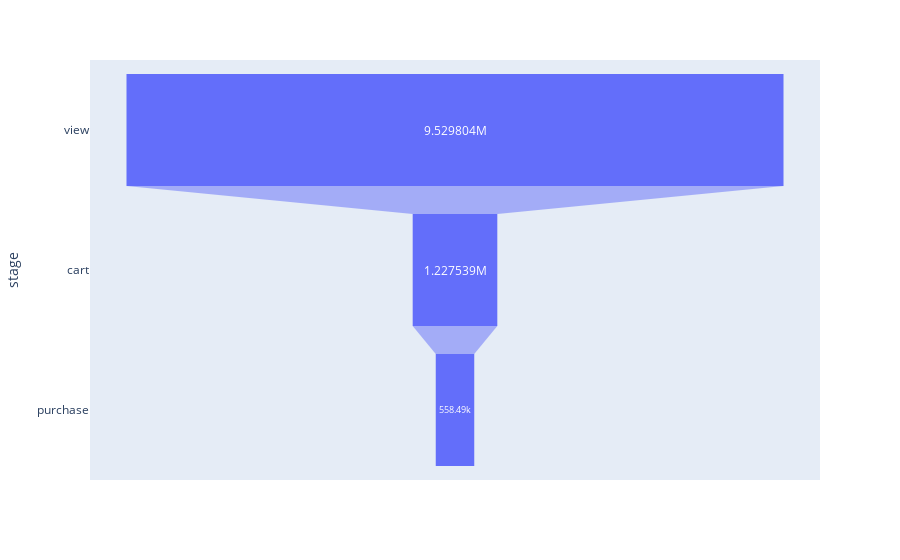

Notebook code for this chart:
### Markdown cell above
- funnel 수치 계산 / 시각화

### Code cell
step_values = [funnel_event_time[col].notna().sum() for col in funnel_event_time.columns]

# funnel 수치 시각화
data = dict(number=step_values, 
            stage=list(funnel_event_time.columns))
fig = px.funnel(data, x='number', y='stage')
fig.show()

### Figure 1 — Plotly figure (JSON) as saved in the notebook; plotly's stock layout.template omitted (floating-point values rounded to 4 significant figures)
{"data": [{"hovertemplate": "number=%{x}<br>stage=%{y}<extra></extra>", "legendgroup": "", "marker": {"color": "#636efa"}, "name": "", "orientation": "h", "showlegend": false, "type": "funnel", "x": [9529804, 1227539, 558490], "xaxis": "x", "y": ["view", "cart", "purchase"], "yaxis": "y"}], "layout": {"autosize": true, "legend": {"tracegroupgap": 0}, "margin": {"t": 60}, "xaxis": {"anchor": "y", "autorange": true, "domain": [0, 1], "range": [-5294000.0, 5294000.0], "title": {"text": "number"}, "type": "linear"}, "yaxis": {"anchor": "x", "autorange": true, "domain": [0, 1], "range": [2.5, -0.5], "title": {"text": "stage"}, "type": "category"}}}
